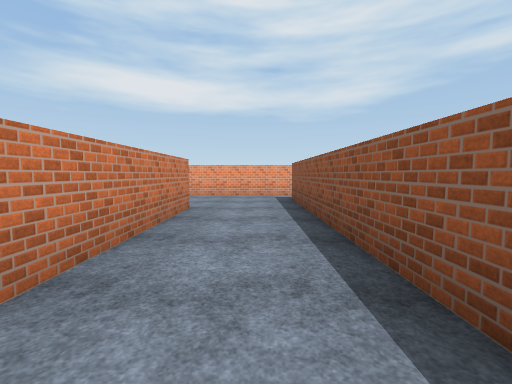
View 1 (above)

15 first-person views from a walk through a scene from a Unity 3-D project. The camera is 1.4 m above the floor, tilts 4° down and sees 90° across. The floor is counted in squares, 2 m on a side. Each view is taken from the middle of a square. On the plan, view 1 faces up. The plan holds only what a view shows up to about 9 squares ahead; the rest is blank. The player is left out. Some surface patterns are stand-ins.

View 2
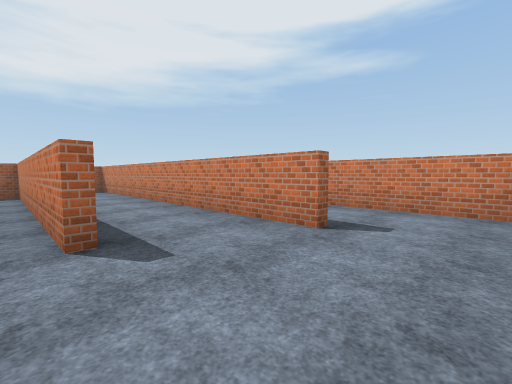

View 3
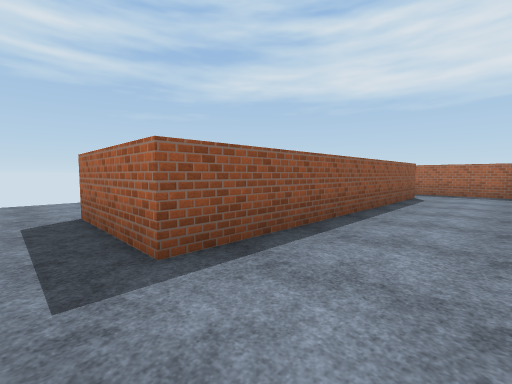

View 4
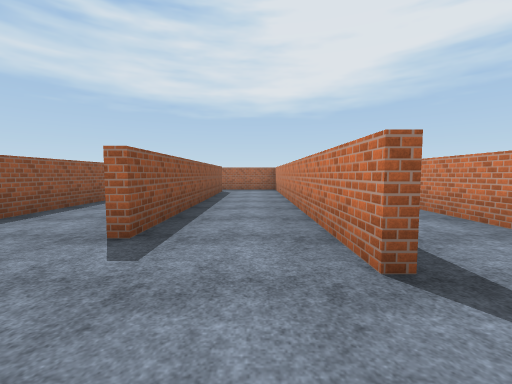

View 5
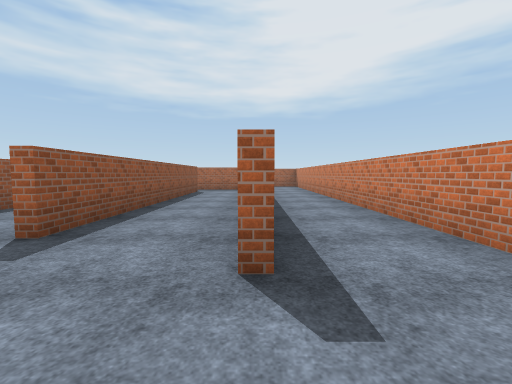

View 6
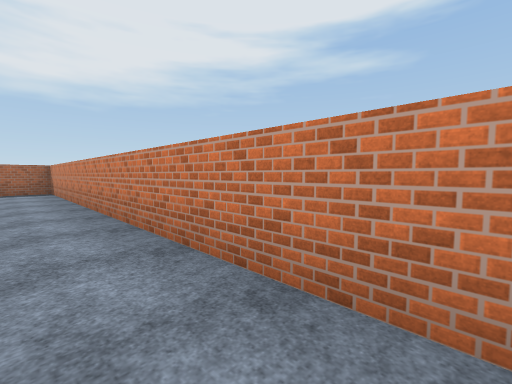

View 7
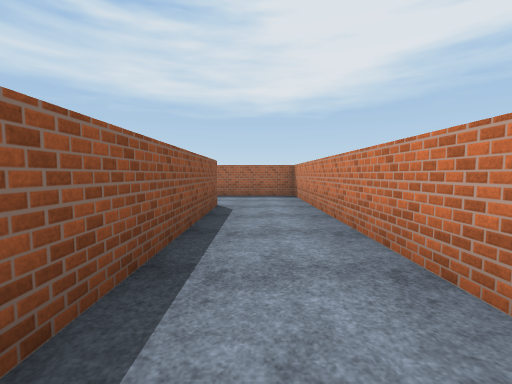

View 8
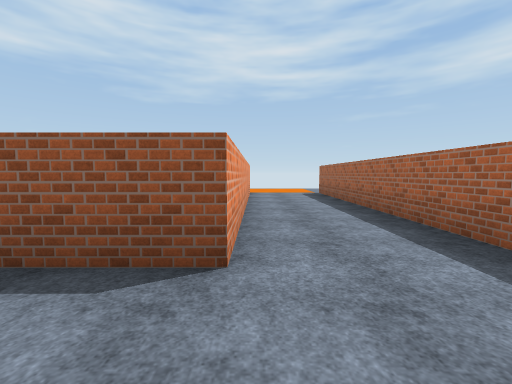

View 9
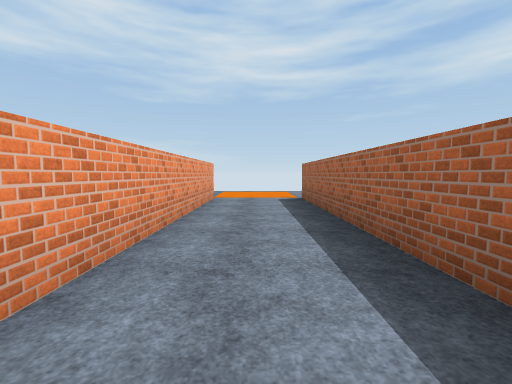

View 10
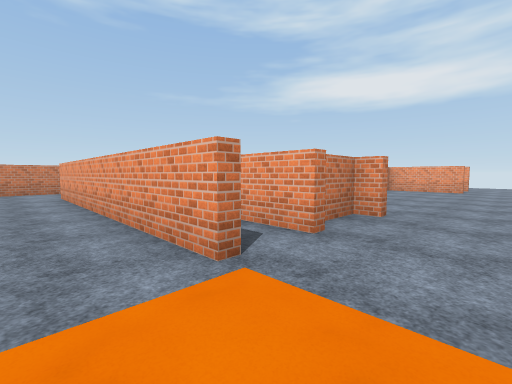

View 11
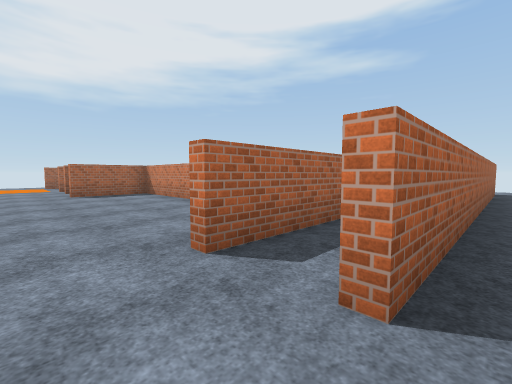

View 12
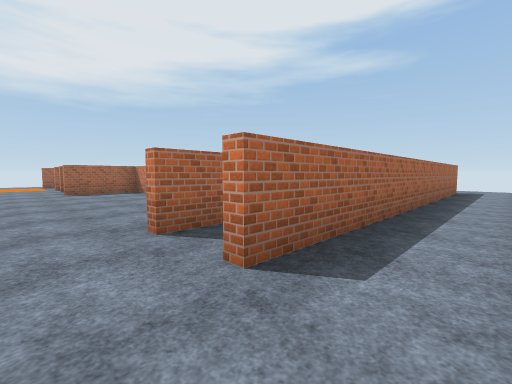

View 13
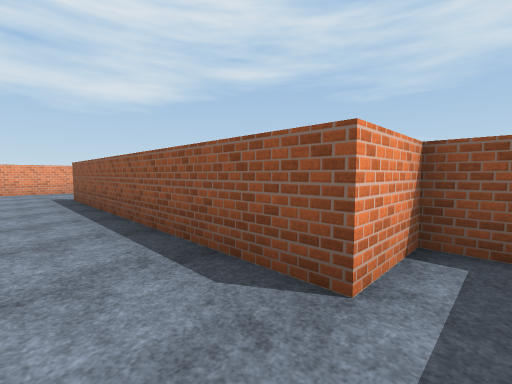

View 14
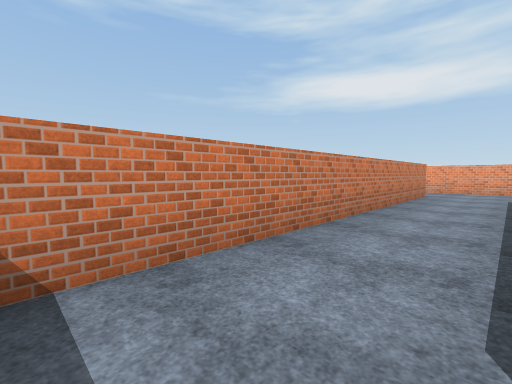

View 15
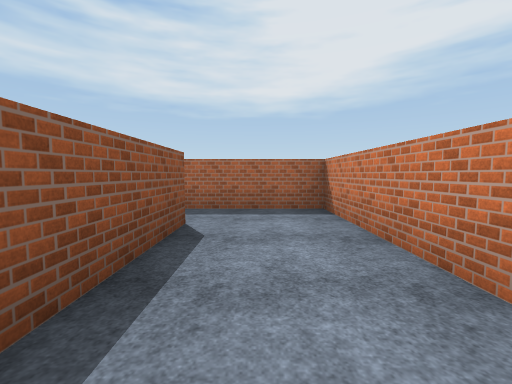

### Floor plan
Ten units are one square. View 1 is at (0, 0); x grows to the right and y downward. Boxes are objects, and circles mark ways between rooms. Rooms are numbered by the first view taken in them; rooms with no view inside come last. Other rooms are left out.
<svg viewBox="-68 -91 111 159">
<path fill="none" stroke="#000" d="M-14 -54 -14 21 15 21M-39 -64 -39 16M12 -84 -34 -84M10 6 10 -71 38 -71M-16 14 -16 -52M34 38 -41 38 -41 -12M-63 -81 -63 63 35 63M12 -26 12 0M15 3 35 3M36 6 30 6 30 16M34 24 20 24M-62 -86 38 -86M-2 31 -2 24 -16 24 -16 14M-39 16 -39 31"/>
<circle cx="-40" cy="-75" r="3" fill="#2a7"/>
<circle cx="30" cy="-80" r="3" fill="#2a7"/>
<circle cx="-30" cy="10" r="3" fill="#2a7"/>
<circle cx="30" cy="50" r="3" fill="#2a7"/>
<text x="-10" y="-40">1</text>
<text x="-50" y="10">2</text>
<text x="20" y="-20">3</text>
<text x="-20" y="30">4</text>
</svg>
Room 1 opens to room 2. Room 1 opens to room 3. Room 1 opens to room 4. Room 2 opens to room 3.

Where each view was taken, in squares from view 1:
view 1: 0 up, 0 right, facing up
view 2: 8 up, 1 left, facing down-left
view 3: 8 up, 1 left, facing down-right
view 4: 8 up, 3 left, facing down
view 5: 8 up, 4 left, facing down
view 6: 5 up, 5 left, facing down-left
view 7: 2 up, 5 left, facing down
view 8: 4 down, 6 left, facing right
view 9: 5 down, 4 left, facing right
view 10: 5 down, 5 right, facing up-left
view 11: 9 up, 5 right, facing down-left
view 12: 10 up, 5 right, facing down-left
view 13: 3 down, 3 left, facing up-right
view 14: 3 down, 2 left, facing up-left
view 15: 3 up, 0 right, facing down
